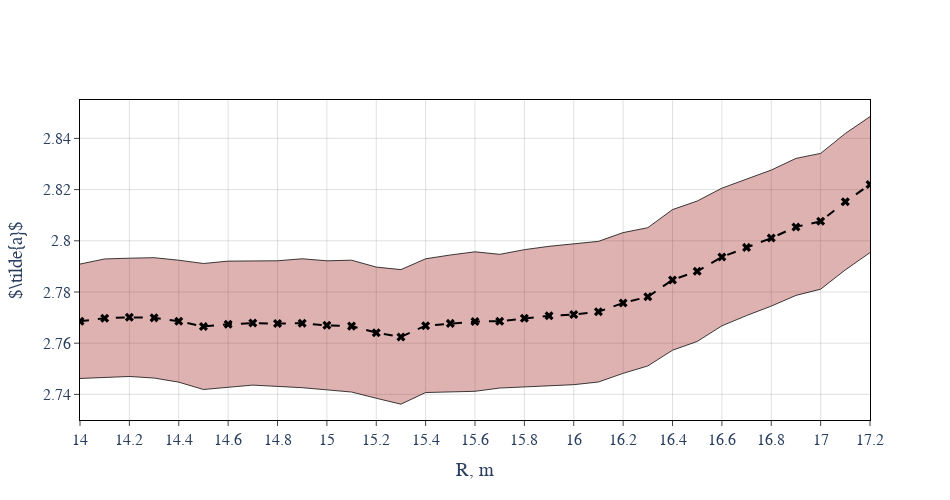

The notebook cell this image was saved under:
### Code cell
color = 'rgba(150, 0, 0, 0.3)'

fig = go.Figure()

fig.add_trace(
    go.Scatter(
        x=Rs,
        y=coefs_df_real[r'$\tilde{a}$']+coefs_df_real[r'$\Delta \tilde{a}$'],
        line=dict(color='black', width=0.75),
    )
)

fig.add_trace(
    go.Scatter(
        x=Rs,
        y=coefs_df_real[r'$\tilde{a}$']-coefs_df_real[r'$\Delta \tilde{a}$'],
        fill='tonexty',
        fillcolor=color,
        line=dict(color='black', width=0.75)
    )
)

fig.add_trace(
    go.Scatter(
        x=Rs,
        y=coefs_df_real[r'$\tilde{a}$'],
        mode='lines+markers',
        line=dict(
            dash='dash',
            color='black'
        ),
        marker=dict(
            color='black',
            size=8,
            symbol='x'
        ),
    )
)

xaxis = lambda range: dict(
    showline=True,
    ticks='outside',
    mirror=True,
    tick0=1,
    dtick=0.2,
    range=range,
    linecolor='black',
    showgrid=True,
    gridcolor='grey',
    gridwidth=0.25,
)

yaxis = lambda range: dict(
    showline=True,
    ticks='outside',
    mirror=True,
    linecolor='black',
    range=range,
    showgrid=True,
    gridcolor='grey',
    gridwidth=0.25,
    zeroline=True,
    zerolinecolor='black',
    zerolinewidth=0.25
)

fig.update_layout(
    xaxis_title="R, m",
    yaxis_title=r'$\tilde{a}$',
    xaxis = xaxis([14, 17.2]),
    yaxis = yaxis([2.73, 2.855]),

    showlegend=False,
    height=500,
    width=950,
    font=dict(
            family="Times New Roman",
            size=16,
    ),
)

fig.show()
pio.write_image(fig, 'plots/atilde_vs_R_NN.pdf', height=500, width=950)

### Figure 1 — Plotly figure (JSON) as saved in the notebook; plotly's stock layout.template omitted (floating-point values rounded to 4 significant figures)
{"data": [{"line": {"color": "black", "width": 0.75}, "type": "scatter", "x": [14, 14.1, 14.2, 14.3, 14.4, 14.5, 14.6, 14.7, 14.8, 14.9, 15, 15.1, 15.2, 15.3, 15.4, 15.5, 15.6, 15.7, 15.8, 15.9, 16, 16.1, 16.2, 16.3, 16.4, 16.5, 16.6, 16.7, 16.8, 16.9, 17, 17.1, 17.2], "y": [2.791, 2.793, 2.793, 2.793, 2.792, 2.791, 2.792, 2.792, 2.792, 2.793, 2.792, 2.792, 2.79, 2.789, 2.793, 2.794, 2.796, 2.795, 2.797, 2.798, 2.799, 2.8, 2.803, 2.805, 2.812, 2.816, 2.821, 2.824, 2.828, 2.832, 2.834, 2.842, 2.849]}, {"fill": "tonexty", "fillcolor": "rgba(150, 0, 0, 0.3)", "line": {"color": "black", "width": 0.75}, "type": "scatter", "x": [14, 14.1, 14.2, 14.3, 14.4, 14.5, 14.6, 14.7, 14.8, 14.9, 15, 15.1, 15.2, 15.3, 15.4, 15.5, 15.6, 15.7, 15.8, 15.9, 16, 16.1, 16.2, 16.3, 16.4, 16.5, 16.6, 16.7, 16.8, 16.9, 17, 17.1, 17.2], "y": [2.746, 2.747, 2.747, 2.746, 2.745, 2.742, 2.743, 2.744, 2.743, 2.743, 2.742, 2.741, 2.738, 2.736, 2.741, 2.741, 2.741, 2.742, 2.743, 2.744, 2.744, 2.745, 2.748, 2.751, 2.757, 2.761, 2.767, 2.771, 2.774, 2.779, 2.781, 2.789, 2.795]}, {"line": {"color": "black", "dash": "dash"}, "marker": {"color": "black", "size": 8, "symbol": "x"}, "mode": "lines+markers", "type": "scatter", "x": [14, 14.1, 14.2, 14.3, 14.4, 14.5, 14.6, 14.7, 14.8, 14.9, 15, 15.1, 15.2, 15.3, 15.4, 15.5, 15.6, 15.7, 15.8, 15.9, 16, 16.1, 16.2, 16.3, 16.4, 16.5, 16.6, 16.7, 16.8, 16.9, 17, 17.1, 17.2], "y": [2.769, 2.77, 2.77, 2.77, 2.769, 2.767, 2.767, 2.768, 2.768, 2.768, 2.767, 2.767, 2.764, 2.762, 2.767, 2.768, 2.768, 2.769, 2.77, 2.771, 2.771, 2.772, 2.776, 2.778, 2.785, 2.788, 2.794, 2.797, 2.801, 2.805, 2.808, 2.815, 2.822]}], "layout": {"font": {"family": "Times New Roman", "size": 16}, "height": 500, "showlegend": false, "width": 950, "xaxis": {"dtick": 0.2, "gridcolor": "grey", "gridwidth": 0.25, "linecolor": "black", "mirror": true, "range": [14, 17.2], "showgrid": true, "showline": true, "tick0": 1, "ticks": "outside", "title": {"text": "R, m"}}, "yaxis": {"gridcolor": "grey", "gridwidth": 0.25, "linecolor": "black", "mirror": true, "range": [2.73, 2.855], "showgrid": true, "showline": true, "ticks": "outside", "title": {"text": "$\\tilde{a}$"}, "zeroline": true, "zerolinecolor": "black", "zerolinewidth": 0.25}}}
